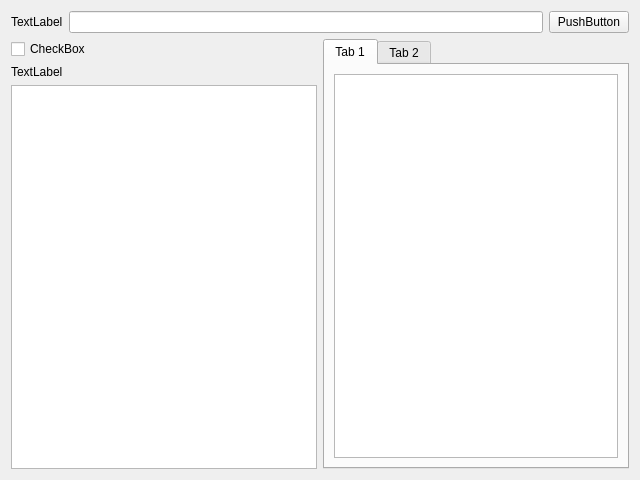
<?xml version="1.0" encoding="UTF-8"?>
<ui version="4.0">
 <class>Form</class>
 <widget class="QWidget" name="Form">
  <property name="geometry">
   <rect>
    <x>0</x>
    <y>0</y>
    <width>640</width>
    <height>480</height>
   </rect>
  </property>
  <property name="windowTitle">
   <string>Form</string>
  </property>
  <layout class="QGridLayout" name="gridLayout">
   <item row="0" column="0">
    <layout class="QVBoxLayout" name="verticalLayout_2">
     <item>
      <layout class="QHBoxLayout" name="horizontalLayout">
       <item>
        <widget class="QLabel" name="label">
         <property name="text">
          <string>TextLabel</string>
         </property>
        </widget>
       </item>
       <item>
        <widget class="QLineEdit" name="lineEdit"/>
       </item>
       <item>
        <widget class="QPushButton" name="pushButton">
         <property name="text">
          <string>PushButton</string>
         </property>
        </widget>
       </item>
      </layout>
     </item>
     <item>
      <layout class="QHBoxLayout" name="horizontalLayout_2">
       <item>
        <layout class="QVBoxLayout" name="verticalLayout">
         <item>
          <widget class="QCheckBox" name="checkBox">
           <property name="text">
            <string>CheckBox</string>
           </property>
          </widget>
         </item>
         <item>
          <widget class="QLabel" name="label_2">
           <property name="text">
            <string>TextLabel</string>
           </property>
          </widget>
         </item>
         <item>
          <widget class="QListWidget" name="listWidget"/>
         </item>
        </layout>
       </item>
       <item>
        <widget class="QTabWidget" name="tabWidget">
         <property name="currentIndex">
          <number>0</number>
         </property>
         <widget class="QWidget" name="tab">
          <attribute name="title">
           <string>Tab 1</string>
          </attribute>
          <layout class="QGridLayout" name="gridLayout_2">
           <item row="0" column="0">
            <widget class="QTableWidget" name="tableWidget"/>
           </item>
          </layout>
         </widget>
         <widget class="QWidget" name="tab_2">
          <attribute name="title">
           <string>Tab 2</string>
          </attribute>
          <layout class="QGridLayout" name="gridLayout_3">
           <item row="0" column="0">
            <widget class="QTableWidget" name="tableWidget_2"/>
           </item>
          </layout>
         </widget>
        </widget>
       </item>
      </layout>
     </item>
    </layout>
   </item>
  </layout>
 </widget>
 <tabstops>
  <tabstop>tableWidget_2</tabstop>
  <tabstop>lineEdit</tabstop>
  <tabstop>tabWidget</tabstop>
  <tabstop>listWidget</tabstop>
  <tabstop>checkBox</tabstop>
  <tabstop>tableWidget</tabstop>
  <tabstop>pushButton</tabstop>
 </tabstops>
 <resources/>
 <connections/>
</ui>
